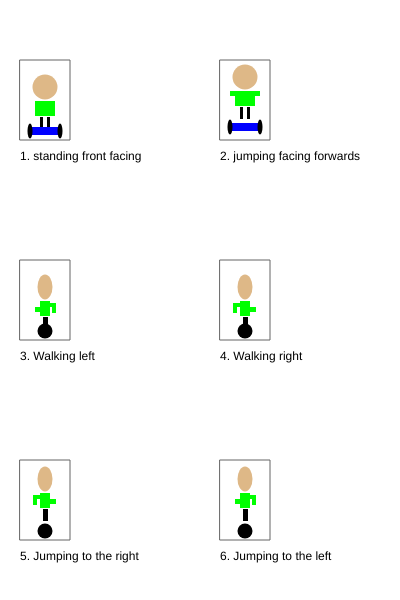
Frame 1 (no input)
Frame 60 (no input): identical to frame 1, image omitted
Frame 120 (the mouse pressed at the canvas centre since frame 60): identical to frame 1, image omitted

The p5.js sketch that drew this single still picture (run headless with seeded random() and noise() and a simulated clock; from frame 60 on, the mouse is pressed at the canvas centre):

// p5.js sketch
// ── sketch.js
/*

The Game Project

2 - Game character

Use p5 drawing functions such as rect, ellipse, line, triangle and
point to draw the different states of your game character.

Write the code so that your character appears inside the box for each
state.

IMPORTANT: For each box the variables gameChar_x & gameChar_y are set to the bottom
center of the box. You must combine these variables with arithmetic to
determine the position of each shape that you draw. This will later allow
you to adjust the position of your game character.

Each state is worth two marks:

//standing front facing = 2
//jumping facing forwards = 2
//walking left = 2
//walking right = 2
//jumping left and jumping right = 2

0 marks = not a reasonable attempt
1 mark = attempted but it lacks detail and you didn't use gameChar_x and gameChar_y correctly
2 marks = you've used a selction of shape functions and made consistent use of gameChar_x and gameChar_y

WARNING: Do not get too carried away. If you're character takes more than 5 lines
of code to draw then you've probably over done it.

** Only submit your sketch.js **

*/

var gameChar_x = 0;
var gameChar_y = 0;

function setup()
{
	createCanvas(400, 600);
}

function draw()
{
	background(255);
    // -------------------------------------------------------------------
	//Standing, facing frontwards ----------------------------------------

	stroke(100);
	noFill();
	rect(20, 60, 50, 80);
	noStroke();
	fill(0);
	text("1. standing front facing", 20, 160);

	gameChar_x = 45;
	gameChar_y = 137;
	//Add your code here ...
    fill(222, 184, 135); // the head
    ellipse(gameChar_x, gameChar_y - 50, 25);
    fill(0, 255, 0); // the body
    rect(gameChar_x - 10, gameChar_y - 36, 20, 15);
    fill(0); // the legs
    rect(gameChar_x + 2, gameChar_y - 20, 3, 12);
    rect(gameChar_x - 5, gameChar_y - 20, 3, 12);
    fill(0, 0, 255); // the board
    rect(gameChar_x - 15, gameChar_y - 10, 30, 8);
    fill(0); // the wheels
    ellipse(gameChar_x - 15, gameChar_y - 6, 5, 15);
    ellipse(gameChar_x + 15, gameChar_y - 6, 5, 15);

    // -------------------------------------------------------------------
	//Jumping facing forwards --------------------------------------------
	stroke(100);
	noFill();
	rect(220, 60, 50, 80);
	noStroke();
	fill(0);
	text("2. jumping facing forwards", 220, 160);

	gameChar_x = 245;
	gameChar_y = 137;
	//Add your code here ...
    fill(222, 184, 135); // the head
    ellipse(gameChar_x, gameChar_y - 60, 25);

    fill(0, 255, 0); // the body and arms
    rect(gameChar_x - 10, gameChar_y - 46, 20, 15);
    rect(gameChar_x - 15, gameChar_y - 46, 30, 5);

    fill(0); // the legs
    rect(gameChar_x + 2, gameChar_y - 30, 3, 12);
    rect(gameChar_x - 5, gameChar_y - 30, 3, 12);

    fill(0, 0, 255); // the board
    rect(gameChar_x - 15, gameChar_y - 14, 30, 8);

    fill(0); // the wheels
    ellipse(gameChar_x - 15, gameChar_y - 10, 5, 15);
    ellipse(gameChar_x + 15, gameChar_y - 10, 5, 15);

    // -------------------------------------------------------------------
	//Walking, turned left -----------------------------------------------
	stroke(100);
	noFill();
	rect(20, 260, 50, 80);
	noStroke();
	fill(0);
	text("3. Walking left", 20, 360);

	gameChar_x = 45;
	gameChar_y = 337;
	//Add your code here ...
    fill(222, 184, 135); // the head
    ellipse(gameChar_x, gameChar_y - 50, 15, 25);

    fill(0, 255, 0); // the body
    rect(gameChar_x - 5, gameChar_y - 36, 10, 15);

    // the arms
    rect(gameChar_x - 1, gameChar_y - 34, 10, 4);
    rect(gameChar_x + 7, gameChar_y - 34, 4, 10);
    rect(gameChar_x - 10, gameChar_y - 30, 6, 5);

    fill(0); // the legs
    rect(gameChar_x - 2, gameChar_y - 20, 5, 12);

    fill(0); // the wheels
    ellipse(gameChar_x, gameChar_y - 6, 15, 15);


    // -------------------------------------------------------------------
	//Walking, turned right ----------------------------------------------
	stroke(100);
	noFill();
	rect(220, 260, 50, 80);
	noStroke();
	fill(0);
	text("4. Walking right", 220, 360);

	gameChar_x = 245;
	gameChar_y = 337;
	//Add your code here ...
    fill(222, 184, 135); // the head
    ellipse(gameChar_x, gameChar_y - 50, 15, 25);

    fill(0, 255, 0); // the body
    rect(gameChar_x - 5, gameChar_y - 36, 10, 15);
    
    // the arms
    rect(gameChar_x + 5, gameChar_y - 30, 6, 5);
    rect(gameChar_x - 12, gameChar_y - 34, 10, 4);
    rect(gameChar_x - 12, gameChar_y - 34, 4, 10);

    fill(0); // the legs
    rect(gameChar_x - 2, gameChar_y - 20, 5, 12);

    fill(0); // the wheels
    ellipse(gameChar_x, gameChar_y - 6, 15, 15);


    // -------------------------------------------------------------------
	//Jumping right ------------------------------------------------------
	stroke(100);
	noFill();
	rect(20, 460, 50, 80);
	noStroke();
	fill(0);
	text("5. Jumping to the right", 20, 560);

	gameChar_x = 45;
	gameChar_y = 537;
	//Add your code here ...
    fill(222, 184, 135); // the head
    ellipse(gameChar_x, gameChar_y - 58, 15, 25);

    fill(0, 255, 0); // the body
    rect(gameChar_x - 5, gameChar_y - 44, 10, 15);

    // the arms
    rect(gameChar_x + 5, gameChar_y - 38, 6, 5);
    rect(gameChar_x - 12, gameChar_y - 42, 10, 4);
    rect(gameChar_x - 12, gameChar_y - 42, 4, 10);

    fill(0); // the legs
    rect(gameChar_x - 2, gameChar_y - 28, 5, 12);

    fill(0); // the wheels
    ellipse(gameChar_x, gameChar_y - 6, 15, 15);



    // -------------------------------------------------------------------
	//Jumping to the left ------------------------------------------------
	stroke(100);
	noFill();
	rect(220, 460, 50, 80);
	noStroke();
	fill(0);
	text("6. Jumping to the left", 220, 560);

	gameChar_x = 245;
	gameChar_y = 537;
	//Add your code here ...
    fill(222, 184, 135); // the head
    ellipse(gameChar_x, gameChar_y - 58, 15, 25);

    fill(0, 255, 0); // the body
    rect(gameChar_x - 5, gameChar_y - 44, 10, 15);

    // the arms
    rect(gameChar_x - 1, gameChar_y - 42, 10, 4);
    rect(gameChar_x + 7, gameChar_y - 42, 4, 10);
    rect(gameChar_x - 10, gameChar_y - 38, 6, 5);

    fill(0); // the legs
    rect(gameChar_x - 2, gameChar_y - 28, 5, 12);

    fill(0); // the wheels
    ellipse(gameChar_x, gameChar_y - 6, 15, 15);
}
